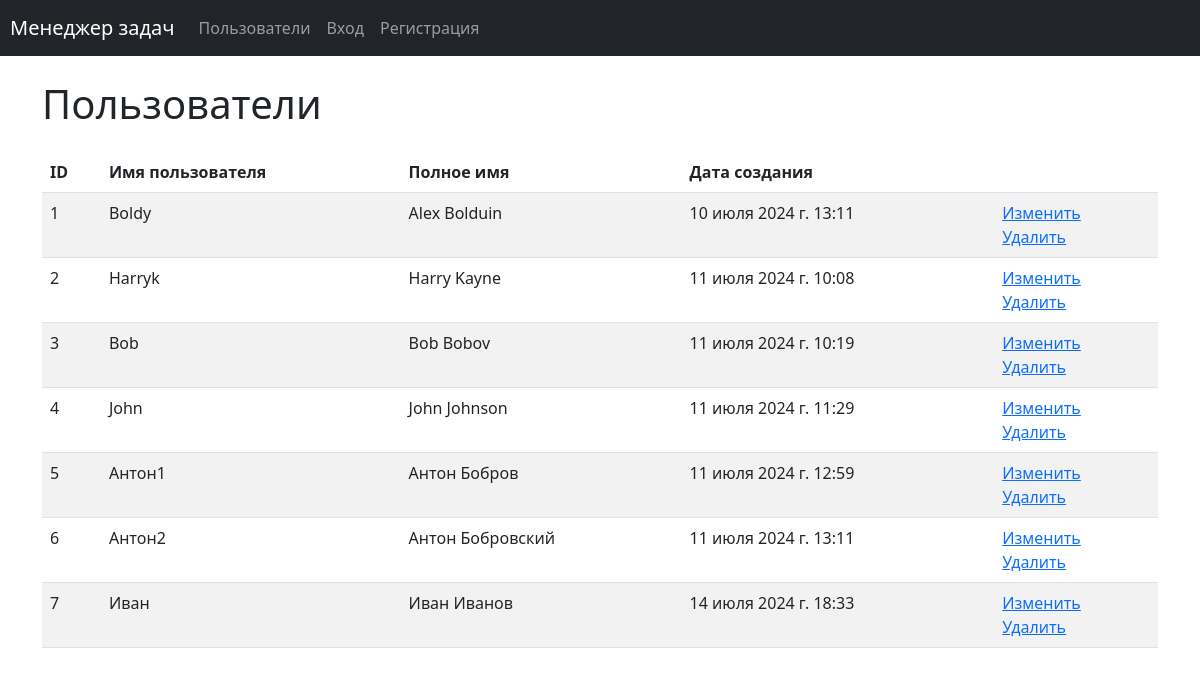
/users/, run on an earlier commit of the app's database.
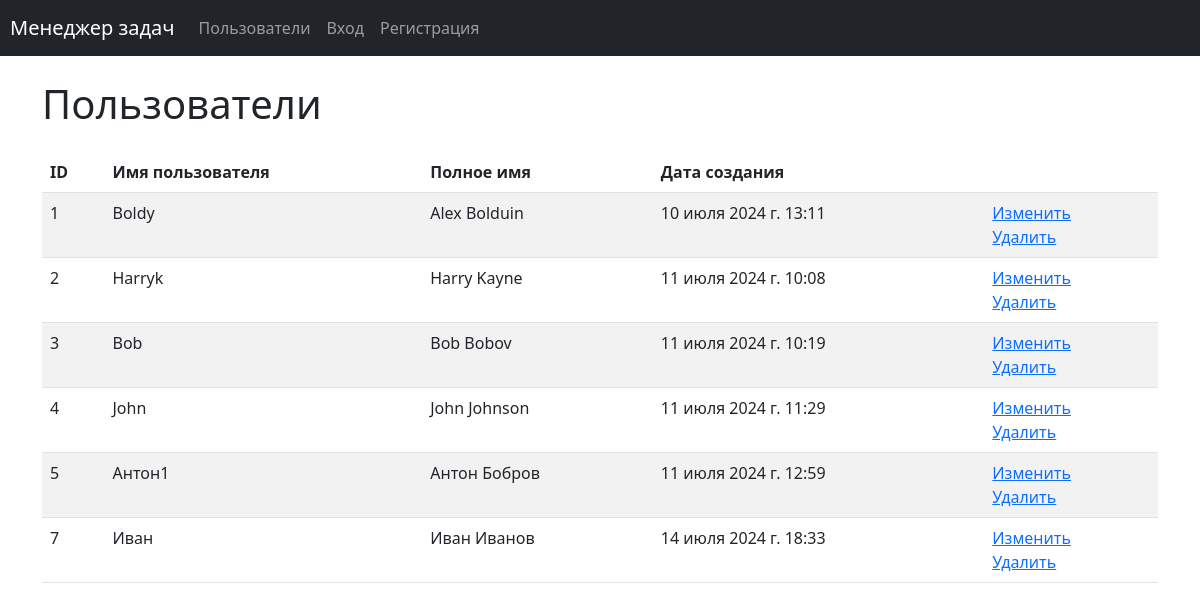
And on a later commit of the database.
### task_manager/users/models.py (models this page shows, shortened)
class User(AbstractUser):
    groups = models.ManyToManyField(Group, related_name='auth_user_groups')
    user_permissions = models.ManyToManyField(
        Permission,
        related_name='auth_user_permissions',
    )
    first_name = models.CharField(max_length=150)
    last_name = models.CharField(max_length=150)

### task_manager/users/views.py (the view)
# urls.py: path('', UsersListView.as_view(), name='users'),
class UsersListView(ListView):
    template_name = 'users/index.html'
    model = User
    context_object_name = 'users'

### task_manager/templates/users/index.html (shortened to what this page needs)
{% extends "base.html" %}
{% load i18n %}
{% load django_bootstrap5 %}
{% block content %}
<div class="container wrapper flex-grow-1">
    <h1 class="my-4">
Пользователи
    </h1>
<table class="table table-striped">
<thead>
  <tr>
    <th>ID</th>
    <th>{% trans 'Username' %}</th>
    <th>{% trans 'Full name' %}</th>
    <th>{% trans 'Creation date' %}</th>
    <th></th>
  </tr>
</thead>
<tbody>
  {% if users %}
  {% for user in users %}
    <tr>
      <td>{{ user.id }}</td>
      <td>{{ user.username }}</td>
      <td>{{ user.get_full_name }}</td>
      <td>{{ user.date_joined }}</td>
      <td>
        <a href="{% url 'user_update' user.id %}">{% trans "Update" %}</a>
        <br>
        <a href="{% url 'user_delete' user.id %}">{% trans "Delete" %}</a>
      </td>
    </tr>
  {% endfor %}
  {% endif %}
</tbody>
</table>
</div>
{% endblock content %}

What changed in the data, as far as the page shows it:
removed User: id "6", username "Антон2", get_full_name "Антон Бобровский", date_joined "11 июля 2024 г. 13:11"
